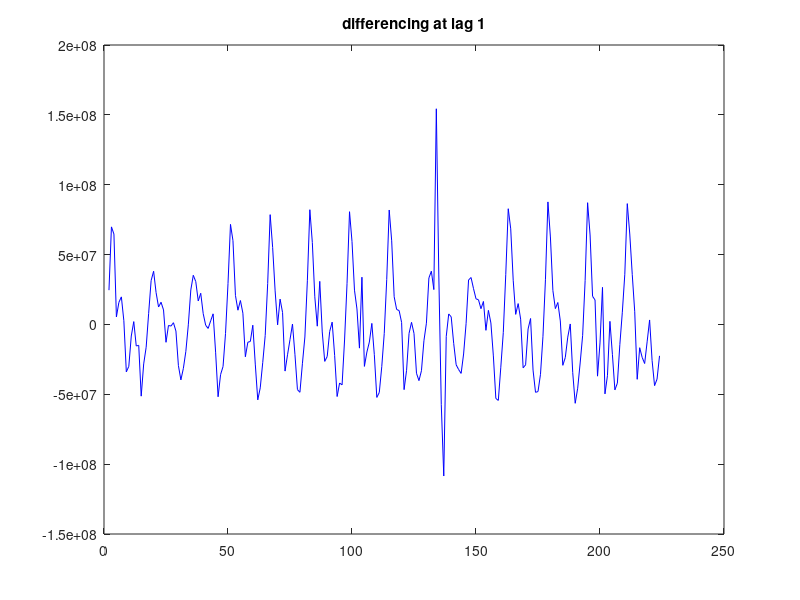
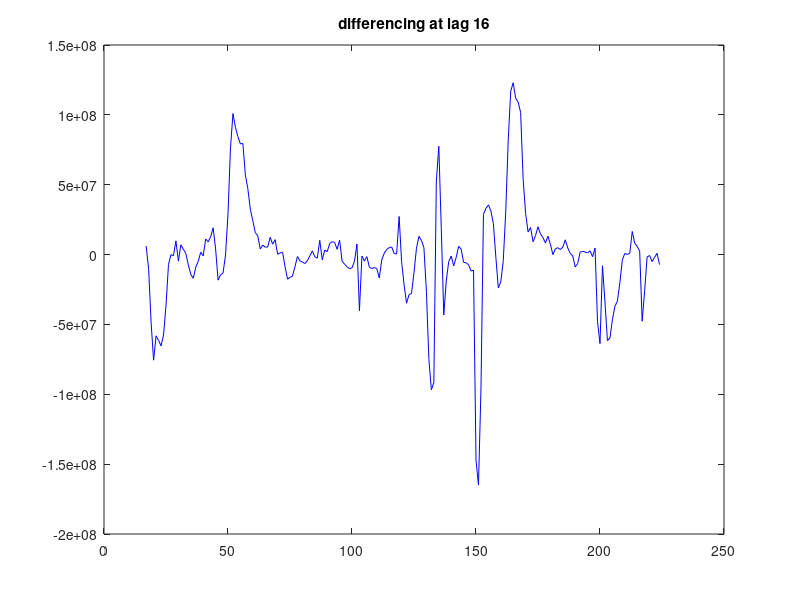
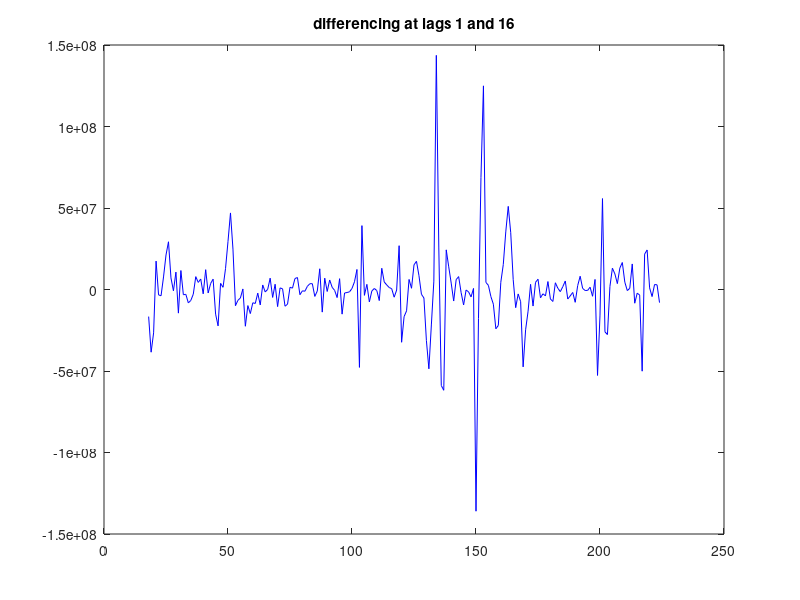
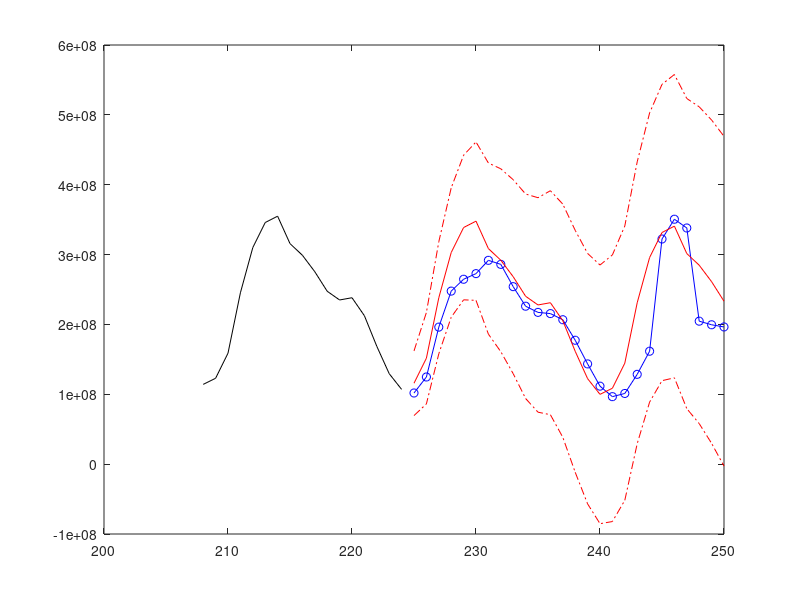

The MATLAB script that drew these images, in order:
% Milan Vojnovic, May 21, 2003
% Slavisa Sarafijanovic, May 2004 
% Alaeddine El Fawal, April 2005

load sprint250.txt
y = sprint250;

alpha = 0.05;

nob = 224;

yob = y(1:nob);

d1yob = diff(yob);
d16yob = yob(16+1:length(yob))-yob(1:length(yob)-16);
d116yob = diff(d16yob);

figure(1)

plot(nob-length(d1yob)+1:nob, d1yob, 'b')
title('differencing at lag 1')


figure(2)

plot(nob-length(d16yob)+1:nob, d16yob, 'b')
title('differencing at lag 16')

figure(3)

plot(nob-length(d116yob)+1:nob, d116yob, 'b')
title('differencing at lags 1 and 16')


yfore = y;
cint = zeros(length(y)-nob, 1);
  
res=d116yob;
err=res;
  
for k=nob+1:length(y)
  yfore(k)=yfore(k-1)+yfore(k-16)-yfore(k-16-1);
  %err = yfore(nob+1:k) - y(nob+1:k);
  %res=d116yob;
  %err=res;
  % cint(k-nob) = (k-nob)*tinv(1-alpha/2, length(err)-1)*std(err)/sqrt(length(err));
  cint(k-nob) = norminv(1-alpha/2)*sqrt(k-nob)*std(err);
end

figure(4)

npast = 16;

plot(nob-npast:nob, y(nob-npast:nob), 'k')
hold on
plot(nob+1:length(y), y(nob+1:length(y)), 'o-b')
plot(nob+1:length(yfore), yfore(nob+1:length(yfore)), 'r')
plot(nob+1:length(yfore), yfore(nob+1:length(yfore))+cint, 'r-.')
plot(nob+1:length(yfore), yfore(nob+1:length(yfore))-cint, 'r-.')
hold off
